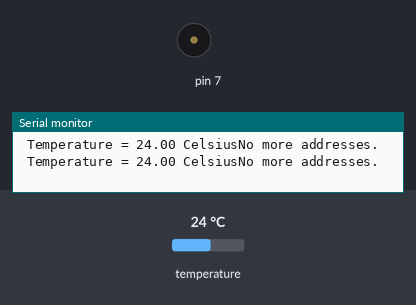
Recording of a sketch running on a simulated Arduino Uno, built with avr-gcc and run on an emulated ATmega328P. On the bench: buzzer (waves = sounding), the last lines printed to the serial monitor. The inputs (shaded band) are chosen by the test bench; at power-on: temperature 24 °C.

Above: at 3.1 s.
3.2 s: temperature set to 29.5 °C
5.1 s: temperature set to 30.5 °C
At 6.6 s:
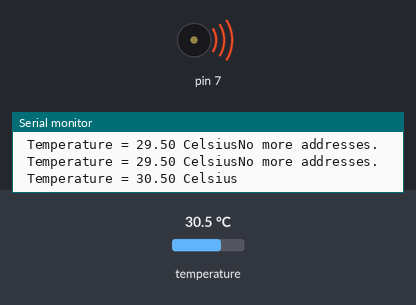
Timing chart, 0 to 15.2 s (numbered marks = the images above; inputs shaded):
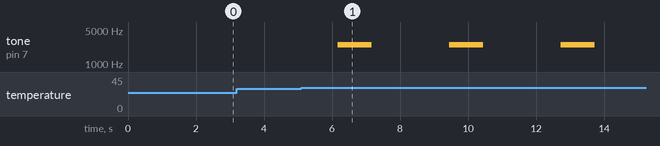

Measured:
- the behaviour switches between 29.9 and 30 °C on temperature (found by bisection; images 0 and 1)
- after the input at 5.1 s, tone on pin 7: alternates 2500 Hz for 1.0 s and silent for 2.3 s, starting after 1.1 s

The sketch:

Onewire.ino
```cpp
#include <OneWire.h>
OneWire ds(10); // on pin 10 (a 4.7K resistor is necessary)
float room_temp = 25;
void setup(void) {
 Serial.begin(9600);
}
float RD_TEMP(void){
   byte i;
 byte present = 0;
 byte data[12];
 byte addr[8];
 float celsius, fahrenheit;
 if ( !ds.search(addr)) {
 Serial.println("No more addresses.");
 Serial.println();
 ds.reset_search();
 delay(250);
 return;
 }
 Serial.println();
 ds.reset();
 ds.select(addr);
 ds.write(0x44, 1); // start conversion
 delay(1000);
 present = ds.reset();
 ds.select(addr);
 ds.write(0xBE); // Read Scratchpad
 for ( i = 0; i < 9; i++) {
 data[i] = ds.read();
 }
 int16_t raw = (data[1] << 8) | data[0];
 byte cfg = (data[4] & 0x60);
 if (cfg == 0x00) raw = raw & ~7;
 else if (cfg == 0x20) raw = raw & ~3;
 else if (cfg == 0x40) raw = raw & ~1;
 celsius = (float)raw / 16.0;
 Serial.print(" Temperature = ");
 Serial.print(celsius);
 Serial.print(" Celsius");
 return celsius ;
}
void loop(void) {
 float buff =RD_TEMP()-room_temp;
 if(buff<5){
  return;
 }

 if(buff>15){
 tone(7, 2500, 1000);
 delay(4000);
  return;
 }
 if(buff<10){
  tone(7, 2500, 1000);
 delay(2000);
  return;
 }
 if(buff<5){
  tone(7, 2500, 1000);
 delay(1000);
  return;
 }
}
```
